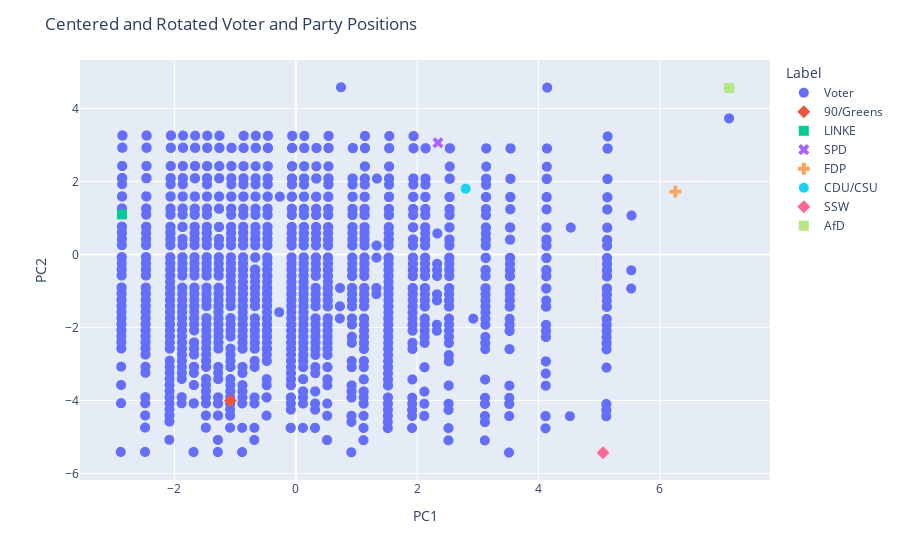

Notebook code cell kept with this figure:
### Code cell
concatenated_df = pd.concat([voter_pca, party_pca], ignore_index=True)

fig = px.scatter(
    concatenated_df,
    x='PC1',
    y='PC2',
    color='Label',
    symbol='Label')
fig.update_traces(marker=dict(size=10))
fig.update_layout(title='Centered and Rotated Voter and Party Positions')
fig.show()

### Figure 1 — Plotly figure (JSON) as saved in the notebook; plotly's stock layout.template omitted (floating-point values rounded to 4 significant figures; data arrays with more than 128 entries replaced by an {"elided": "..."} marker saying what was removed)
{"data": [{"hovertemplate": "Label=Voter<br>PC1=%{x}<br>PC2=%{y}<extra></extra>", "legendgroup": "Voter", "marker": {"color": "#636efa", "size": 10, "symbol": "circle"}, "mode": "markers", "name": "Voter", "showlegend": true, "type": "scattergl", "x": {"elided": "8007 float values"}, "xaxis": "x", "y": {"elided": "8007 float values"}, "yaxis": "y"}, {"hovertemplate": "Label=90/Greens<br>PC1=%{x}<br>PC2=%{y}<extra></extra>", "legendgroup": "90/Greens", "marker": {"color": "#EF553B", "size": 10, "symbol": "diamond"}, "mode": "markers", "name": "90/Greens", "showlegend": true, "type": "scattergl", "x": [-1.077], "xaxis": "x", "y": [-4.003], "yaxis": "y"}, {"hovertemplate": "Label=LINKE<br>PC1=%{x}<br>PC2=%{y}<extra></extra>", "legendgroup": "LINKE", "marker": {"color": "#00cc96", "size": 10, "symbol": "square"}, "mode": "markers", "name": "LINKE", "showlegend": true, "type": "scattergl", "x": [-2.865], "xaxis": "x", "y": [1.098], "yaxis": "y"}, {"hovertemplate": "Label=SPD<br>PC1=%{x}<br>PC2=%{y}<extra></extra>", "legendgroup": "SPD", "marker": {"color": "#ab63fa", "size": 10, "symbol": "x"}, "mode": "markers", "name": "SPD", "showlegend": true, "type": "scattergl", "x": [2.344], "xaxis": "x", "y": [3.061], "yaxis": "y"}, {"hovertemplate": "Label=FDP<br>PC1=%{x}<br>PC2=%{y}<extra></extra>", "legendgroup": "FDP", "marker": {"color": "#FFA15A", "size": 10, "symbol": "cross"}, "mode": "markers", "name": "FDP", "showlegend": true, "type": "scattergl", "x": [6.256], "xaxis": "x", "y": [1.72], "yaxis": "y"}, {"hovertemplate": "Label=CDU/CSU<br>PC1=%{x}<br>PC2=%{y}<extra></extra>", "legendgroup": "CDU/CSU", "marker": {"color": "#19d3f3", "size": 10, "symbol": "circle"}, "mode": "markers", "name": "CDU/CSU", "showlegend": true, "type": "scattergl", "x": [2.801], "xaxis": "x", "y": [1.803], "yaxis": "y"}, {"hovertemplate": "Label=SSW<br>PC1=%{x}<br>PC2=%{y}<extra></extra>", "legendgroup": "SSW", "marker": {"color": "#FF6692", "size": 10, "symbol": "diamond"}, "mode": "markers", "name": "SSW", "showlegend": true, "type": "scattergl", "x": [5.065], "xaxis": "x", "y": [-5.432], "yaxis": "y"}, {"hovertemplate": "Label=AfD<br>PC1=%{x}<br>PC2=%{y}<extra></extra>", "legendgroup": "AfD", "marker": {"color": "#B6E880", "size": 10, "symbol": "square"}, "mode": "markers", "name": "AfD", "showlegend": true, "type": "scattergl", "x": [7.145], "xaxis": "x", "y": [4.562], "yaxis": "y"}], "layout": {"legend": {"title": {"text": "Label"}, "tracegroupgap": 0}, "margin": {"t": 60}, "title": {"text": "Centered and Rotated Voter and Party Positions"}, "xaxis": {"anchor": "y", "domain": [0, 1], "title": {"text": "PC1"}}, "yaxis": {"anchor": "x", "domain": [0, 1], "title": {"text": "PC2"}}}}
